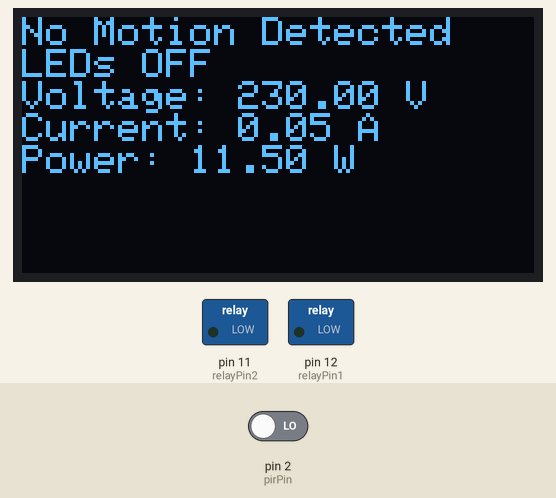
Recording of a sketch running on a simulated Arduino Uno, built with avr-gcc and run on an emulated ATmega328P. Parts: 128×64 one-colour display, switched loads named in the sketch (green lamp = pin HIGH). The test bench sets the inputs (shaded band); at power-on: pin 2 (pirPin) LOW. What the sketch prints to the serial monitor is not drawn.

Above: at 3.2 s.
3.3 s: pin 2 (pirPin) driven HIGH
At 4.3 s:
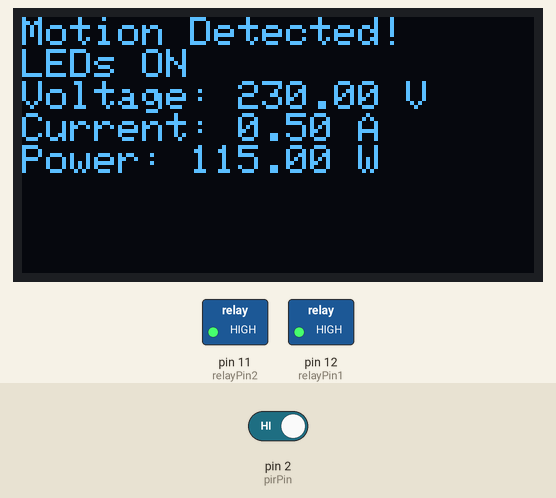
5.0 s: pin 2 (pirPin) driven LOW
At 6.0 s:
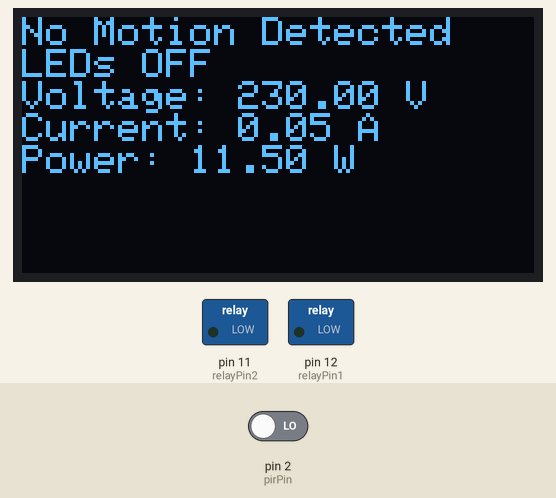
Timing chart, 0 to 8.0 s (numbered marks = the images above; inputs shaded):
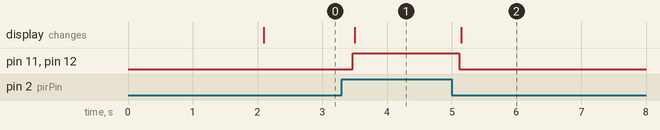

Measured:
- after the input at 3.3 s, pin 11 (relayPin2), pin 12 (relayPin1): LOW → HIGH after 0.17 s; the display: changes after 0.20 s (image 1)
- after the input at 5.0 s, pin 11 (relayPin2), pin 12 (relayPin1): HIGH → LOW after 0.11 s; the display: changes after 0.15 s (image 2)

The sketch:

syntel_iot.ino
```cpp
#include <Wire.h>
#include <Adafruit_GFX.h>
#include <Adafruit_SSD1306.h>

// OLED display settings
#define SCREEN_WIDTH 128
#define SCREEN_HEIGHT 64
#define OLED_RESET    -1
Adafruit_SSD1306 display(SCREEN_WIDTH, SCREEN_HEIGHT, &Wire, OLED_RESET);

const int pirPin = 2;
const int relayPin1 = 12;
const int relayPin2 = 11;

float voltage = 230.0;
float current = 0.0;
float power = 0.0;
float ledOnCurrent = 0.5;
float ledOffCurrent = 0.05;

void setup() {
  pinMode(pirPin, INPUT);
  pinMode(relayPin1, OUTPUT);
  pinMode(relayPin2, OUTPUT);

  digitalWrite(relayPin1, LOW);
  digitalWrite(relayPin2, LOW);
  Serial.begin(9600);
  if (!display.begin(SSD1306_SWITCHCAPVCC, 0x3C)) {
    Serial.println(F("SSD1306 allocation failed"));
    for (;;);
  }
  display.clearDisplay();
  display.setTextSize(1);
  display.setTextColor(SSD1306_WHITE);
  display.setCursor(0, 0);
  display.print("Energy Monitoring");
  display.display();
  delay(2000);
}

void loop() {
  int pirState = digitalRead(pirPin);

  if (pirState == HIGH) {
    Serial.println("Motion detected!");

    // Turn on both LEDs
    digitalWrite(relayPin1, HIGH);
    digitalWrite(relayPin2, HIGH);

    // Simulate higher current when LEDs are ON
    current = ledOnCurrent;

    // Display status and power consumption on OLED
    display.clearDisplay();
    display.setCursor(0, 0);
    display.println("Motion Detected!");
    display.println("LEDs ON");

  } else { // No motion detected
    Serial.println("No motion detected.");

    // Turn off both LEDs
    digitalWrite(relayPin1, LOW);   // Turn off relay for LED1
    digitalWrite(relayPin2, LOW);   // Turn off relay for LED2

    // Simulate lower current when LEDs are OFF
    current = ledOffCurrent;

    // Display status on OLED
    display.clearDisplay();
    display.setCursor(0, 0);
    display.println("No Motion Detected");
    display.println("LEDs OFF");
  }

  // Calculate power consumption based on current and voltage
  power = voltage * current;

  // Display voltage, current, and power on OLED
  display.println("Voltage: " + String(voltage) + " V");
  display.println("Current: " + String(current) + " A");
  display.println("Power: " + String(power) + " W");
  display.display();

  delay(200);  // Small delay to avoid rapid state changes
}
```
